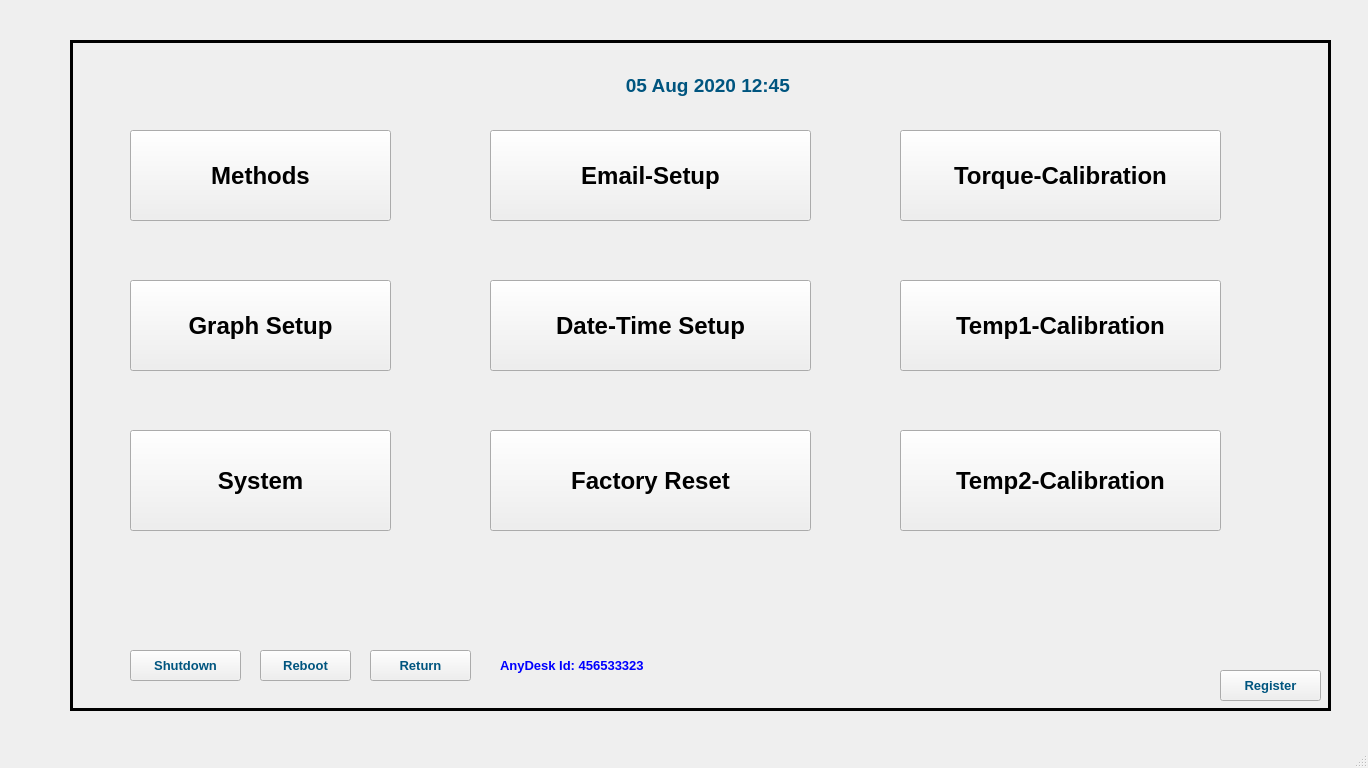
<?xml version="1.0" encoding="UTF-8"?>
<ui version="4.0">
 <class>MainWindow</class>
 <widget class="QMainWindow" name="MainWindow">
  <property name="geometry">
   <rect>
    <x>0</x>
    <y>0</y>
    <width>1368</width>
    <height>768</height>
   </rect>
  </property>
  <property name="baseSize">
   <size>
    <width>0</width>
    <height>0</height>
   </size>
  </property>
  <property name="windowTitle">
   <string>MainWindow</string>
  </property>
  <widget class="QWidget" name="centralwidget">
   <widget class="QFrame" name="frame">
    <property name="geometry">
     <rect>
      <x>70</x>
      <y>40</y>
      <width>1261</width>
      <height>671</height>
     </rect>
    </property>
    <property name="styleSheet">
     <string notr="true"/>
    </property>
    <property name="frameShape">
     <enum>QFrame::Box</enum>
    </property>
    <property name="frameShadow">
     <enum>QFrame::Plain</enum>
    </property>
    <property name="lineWidth">
     <number>3</number>
    </property>
    <widget class="QPushButton" name="pushButton">
     <property name="geometry">
      <rect>
       <x>60</x>
       <y>90</y>
       <width>261</width>
       <height>91</height>
      </rect>
     </property>
     <property name="font">
      <font>
       <family>MS Shell Dlg 2</family>
       <pointsize>18</pointsize>
       <weight>75</weight>
       <bold>true</bold>
      </font>
     </property>
     <property name="text">
      <string>Methods</string>
     </property>
    </widget>
    <widget class="QPushButton" name="pushButton_4">
     <property name="geometry">
      <rect>
       <x>60</x>
       <y>390</y>
       <width>261</width>
       <height>101</height>
      </rect>
     </property>
     <property name="font">
      <font>
       <family>MS Shell Dlg 2</family>
       <pointsize>18</pointsize>
       <weight>75</weight>
       <bold>true</bold>
      </font>
     </property>
     <property name="text">
      <string>System</string>
     </property>
    </widget>
    <widget class="QLabel" name="label_20">
     <property name="geometry">
      <rect>
       <x>390</x>
       <y>20</y>
       <width>501</width>
       <height>51</height>
      </rect>
     </property>
     <property name="font">
      <font>
       <family>Arial</family>
       <pointsize>14</pointsize>
       <weight>75</weight>
       <bold>true</bold>
       <underline>false</underline>
      </font>
     </property>
     <property name="styleSheet">
      <string notr="true">color: rgb(0, 85, 127);</string>
     </property>
     <property name="text">
      <string>05 Aug 2020 12:45 </string>
     </property>
     <property name="alignment">
      <set>Qt::AlignCenter</set>
     </property>
    </widget>
    <widget class="QPushButton" name="pushButton_2">
     <property name="geometry">
      <rect>
       <x>60</x>
       <y>610</y>
       <width>111</width>
       <height>31</height>
      </rect>
     </property>
     <property name="font">
      <font>
       <family>MS Shell Dlg 2</family>
       <pointsize>10</pointsize>
       <weight>75</weight>
       <bold>true</bold>
      </font>
     </property>
     <property name="styleSheet">
      <string notr="true">color: rgb(0, 85, 127);</string>
     </property>
     <property name="text">
      <string>Shutdown</string>
     </property>
    </widget>
    <widget class="QPushButton" name="pushButton_5">
     <property name="geometry">
      <rect>
       <x>190</x>
       <y>610</y>
       <width>91</width>
       <height>31</height>
      </rect>
     </property>
     <property name="font">
      <font>
       <family>MS Shell Dlg 2</family>
       <pointsize>10</pointsize>
       <weight>75</weight>
       <bold>true</bold>
      </font>
     </property>
     <property name="styleSheet">
      <string notr="true">color: rgb(0, 85, 127);</string>
     </property>
     <property name="text">
      <string>Reboot</string>
     </property>
    </widget>
    <widget class="QLabel" name="label_21">
     <property name="geometry">
      <rect>
       <x>430</x>
       <y>610</y>
       <width>231</width>
       <height>31</height>
      </rect>
     </property>
     <property name="font">
      <font>
       <family>MS Shell Dlg 2</family>
       <pointsize>10</pointsize>
       <weight>75</weight>
       <bold>true</bold>
       <underline>false</underline>
      </font>
     </property>
     <property name="styleSheet">
      <string notr="true">color: rgb(0, 0, 255);</string>
     </property>
     <property name="text">
      <string>AnyDesk Id: 456533323</string>
     </property>
     <property name="alignment">
      <set>Qt::AlignLeading|Qt::AlignLeft|Qt::AlignVCenter</set>
     </property>
    </widget>
    <widget class="QPushButton" name="pushButton_7">
     <property name="geometry">
      <rect>
       <x>420</x>
       <y>90</y>
       <width>321</width>
       <height>91</height>
      </rect>
     </property>
     <property name="font">
      <font>
       <family>MS Shell Dlg 2</family>
       <pointsize>18</pointsize>
       <weight>75</weight>
       <bold>true</bold>
      </font>
     </property>
     <property name="text">
      <string>Email-Setup</string>
     </property>
    </widget>
    <widget class="QPushButton" name="pushButton_8">
     <property name="geometry">
      <rect>
       <x>60</x>
       <y>240</y>
       <width>261</width>
       <height>91</height>
      </rect>
     </property>
     <property name="font">
      <font>
       <family>MS Shell Dlg 2</family>
       <pointsize>18</pointsize>
       <weight>75</weight>
       <bold>true</bold>
      </font>
     </property>
     <property name="text">
      <string>Graph Setup</string>
     </property>
    </widget>
    <widget class="QPushButton" name="pushButton_10">
     <property name="geometry">
      <rect>
       <x>830</x>
       <y>90</y>
       <width>321</width>
       <height>91</height>
      </rect>
     </property>
     <property name="font">
      <font>
       <family>MS Shell Dlg 2</family>
       <pointsize>18</pointsize>
       <weight>75</weight>
       <bold>true</bold>
      </font>
     </property>
     <property name="text">
      <string>Torque-Calibration</string>
     </property>
    </widget>
    <widget class="QPushButton" name="pushButton_11">
     <property name="geometry">
      <rect>
       <x>830</x>
       <y>240</y>
       <width>321</width>
       <height>91</height>
      </rect>
     </property>
     <property name="font">
      <font>
       <family>MS Shell Dlg 2</family>
       <pointsize>18</pointsize>
       <weight>75</weight>
       <bold>true</bold>
      </font>
     </property>
     <property name="text">
      <string>Temp1-Calibration</string>
     </property>
    </widget>
    <widget class="QPushButton" name="pushButton_12">
     <property name="geometry">
      <rect>
       <x>830</x>
       <y>390</y>
       <width>321</width>
       <height>101</height>
      </rect>
     </property>
     <property name="font">
      <font>
       <family>MS Shell Dlg 2</family>
       <pointsize>18</pointsize>
       <weight>75</weight>
       <bold>true</bold>
      </font>
     </property>
     <property name="text">
      <string>Temp2-Calibration</string>
     </property>
    </widget>
    <widget class="QPushButton" name="pushButton_9">
     <property name="geometry">
      <rect>
       <x>420</x>
       <y>240</y>
       <width>321</width>
       <height>91</height>
      </rect>
     </property>
     <property name="font">
      <font>
       <family>MS Shell Dlg 2</family>
       <pointsize>18</pointsize>
       <weight>75</weight>
       <bold>true</bold>
      </font>
     </property>
     <property name="text">
      <string>Date-Time Setup</string>
     </property>
    </widget>
    <widget class="QPushButton" name="pushButton_13">
     <property name="geometry">
      <rect>
       <x>420</x>
       <y>390</y>
       <width>321</width>
       <height>101</height>
      </rect>
     </property>
     <property name="font">
      <font>
       <family>MS Shell Dlg 2</family>
       <pointsize>18</pointsize>
       <weight>75</weight>
       <bold>true</bold>
      </font>
     </property>
     <property name="text">
      <string>Factory Reset</string>
     </property>
    </widget>
    <widget class="QPushButton" name="pushButton_3">
     <property name="geometry">
      <rect>
       <x>300</x>
       <y>610</y>
       <width>101</width>
       <height>31</height>
      </rect>
     </property>
     <property name="font">
      <font>
       <family>MS Shell Dlg 2</family>
       <pointsize>10</pointsize>
       <weight>75</weight>
       <bold>true</bold>
      </font>
     </property>
     <property name="styleSheet">
      <string notr="true">color: rgb(0, 85, 127);</string>
     </property>
     <property name="text">
      <string>Return</string>
     </property>
    </widget>
    <widget class="QPushButton" name="pushButton_6">
     <property name="geometry">
      <rect>
       <x>1150</x>
       <y>630</y>
       <width>101</width>
       <height>31</height>
      </rect>
     </property>
     <property name="font">
      <font>
       <family>MS Shell Dlg 2</family>
       <pointsize>10</pointsize>
       <weight>75</weight>
       <bold>true</bold>
      </font>
     </property>
     <property name="styleSheet">
      <string notr="true">color: rgb(0, 85, 127);</string>
     </property>
     <property name="text">
      <string>Register</string>
     </property>
    </widget>
   </widget>
  </widget>
  <widget class="QMenuBar" name="menubar">
   <property name="geometry">
    <rect>
     <x>0</x>
     <y>0</y>
     <width>1368</width>
     <height>21</height>
    </rect>
   </property>
  </widget>
  <widget class="QStatusBar" name="statusbar"/>
 </widget>
 <resources/>
 <connections/>
</ui>
